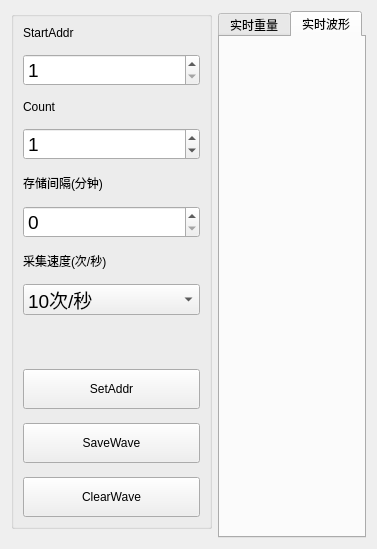
      <widget class="QWidget" name="tab_5">
       <attribute name="title">
        <string>wetAll</string>
       </attribute>
       <layout class="QHBoxLayout" name="horizontalLayout_11">
        <item>
         <widget class="QFrame" name="comframe_2">
          <property name="sizePolicy">
           <sizepolicy hsizetype="Fixed" vsizetype="Expanding">
            <horstretch>0</horstretch>
            <verstretch>0</verstretch>
           </sizepolicy>
          </property>
          <property name="minimumSize">
           <size>
            <width>201</width>
            <height>501</height>
           </size>
          </property>
          <property name="maximumSize">
           <size>
            <width>220</width>
            <height>50000</height>
           </size>
          </property>
          <property name="styleSheet">
           <string notr="true"/>
          </property>
          <property name="frameShape">
           <enum>QFrame::NoFrame</enum>
          </property>
          <property name="frameShadow">
           <enum>QFrame::Plain</enum>
          </property>
          <property name="lineWidth">
           <number>0</number>
          </property>
          <layout class="QVBoxLayout" name="verticalLayout_11">
           <property name="leftMargin">
            <number>0</number>
           </property>
           <property name="topMargin">
            <number>0</number>
           </property>
           <property name="rightMargin">
            <number>0</number>
           </property>
           <item>
            <widget class="QGroupBox" name="groupBox_12">
             <property name="sizePolicy">
              <sizepolicy hsizetype="Expanding" vsizetype="Preferred">
               <horstretch>0</horstretch>
               <verstretch>0</verstretch>
              </sizepolicy>
             </property>
             <property name="minimumSize">
              <size>
               <width>161</width>
               <height>200</height>
              </size>
             </property>
             <property name="maximumSize">
              <size>
               <width>250</width>
               <height>700</height>
              </size>
             </property>
             <property name="styleSheet">
              <string notr="true"/>
             </property>
             <property name="title">
              <string/>
             </property>
             <layout class="QVBoxLayout" name="verticalLayout_13">
              <property name="spacing">
               <number>14</number>
              </property>
              <item>
               <widget class="QLabel" name="label_18">
                <property name="text">
                 <string>StartAddr</string>
                </property>
               </widget>
              </item>
              <item>
               <widget class="QSpinBox" name="edtStartAddr">
                <property name="font">
                 <font>
                  <family>Arial</family>
                  <pointsize>14</pointsize>
                 </font>
                </property>
                <property name="minimum">
                 <number>1</number>
                </property>
                <property name="maximum">
                 <number>32</number>
                </property>
               </widget>
              </item>
              <item>
               <widget class="QLabel" name="label_19">
                <property name="text">
                 <string>Count</string>
                </property>
               </widget>
              </item>
              <item>
               <widget class="QSpinBox" name="edtAddrCount">
                <property name="font">
                 <font>
                  <family>Arial</family>
                  <pointsize>14</pointsize>
                 </font>
                </property>
                <property name="maximum">
                 <number>32</number>
                </property>
                <property name="value">
                 <number>1</number>
                </property>
               </widget>
              </item>
              <item>
               <widget class="QLabel" name="label_21">
                <property name="text">
                 <string>存储间隔(分钟)</string>
                </property>
               </widget>
              </item>
              <item>
               <widget class="QSpinBox" name="edtSaveTime">
                <property name="font">
                 <font>
                  <family>Arial</family>
                  <pointsize>14</pointsize>
                 </font>
                </property>
               </widget>
              </item>
              <item>
               <widget class="QLabel" name="label_20">
                <property name="text">
                 <string>采集速度(次/秒)</string>
                </property>
               </widget>
              </item>
              <item>
               <widget class="QComboBox" name="cbxAcqSpan">
                <property name="font">
                 <font>
                  <family>Arial</family>
                  <pointsize>14</pointsize>
                 </font>
                </property>
                <item>
                 <property name="text">
                  <string>10次/秒</string>
                 </property>
                </item>
                <item>
                 <property name="text">
                  <string>5次/秒</string>
                 </property>
                </item>
                <item>
                 <property name="text">
                  <string>1次/秒</string>
                 </property>
                </item>
               </widget>
              </item>
              <item>
               <spacer name="verticalSpacer_3">
                <property name="orientation">
                 <enum>Qt::Vertical</enum>
                </property>
                <property name="sizeHint" stdset="0">
                 <size>
                  <width>20</width>
                  <height>40</height>
                 </size>
                </property>
               </spacer>
              </item>
              <item>
               <widget class="QPushButton" name="btnSetAddr">
                <property name="minimumSize">
                 <size>
                  <width>0</width>
                  <height>40</height>
                 </size>
                </property>
                <property name="text">
                 <string>SetAddr</string>
                </property>
               </widget>
              </item>
              <item>
               <widget class="QPushButton" name="btnSaveWave">
                <property name="minimumSize">
                 <size>
                  <width>0</width>
                  <height>40</height>
                 </size>
                </property>
                <property name="text">
                 <string>SaveWave</string>
                </property>
               </widget>
              </item>
              <item>
               <widget class="QPushButton" name="btnClear">
                <property name="minimumSize">
                 <size>
                  <width>0</width>
                  <height>40</height>
                 </size>
                </property>
                <property name="text">
                 <string>ClearWave</string>
                </property>
               </widget>
              </item>
             </layout>
            </widget>
           </item>
          </layout>
         </widget>
        </item>
        <item>
         <widget class="QTabWidget" name="tabWidget_2">
          <property name="currentIndex">
           <number>1</number>
          </property>
          <widget class="QWidget" name="tab_6">
           <attribute name="title">
            <string>实时重量</string>
           </attribute>
           <layout class="QHBoxLayout" name="horizontalLayout_13">
            <item>
             <widget class="QGroupBox" name="gbDevices">
              <property name="styleSheet">
               <string notr="true">background-color: rgb(95, 95, 95);</string>
              </property>
              <property name="title">
               <string/>
              </property>
              <layout class="QVBoxLayout" name="verticalLayout_14"/>
             </widget>
            </item>
           </layout>
          </widget>
          <widget class="QWidget" name="tab_7">
           <attribute name="title">
            <string>实时波形</string>
           </attribute>
           <layout class="QVBoxLayout" name="verticalLayout_15">
            <item>
             <widget class="QCustomPlot" name="rtplot" native="true">
              <property name="sizePolicy">
               <sizepolicy hsizetype="Preferred" vsizetype="Expanding">
                <horstretch>0</horstretch>
                <verstretch>0</verstretch>
               </sizepolicy>
              </property>
             </widget>
            </item>
           </layout>
          </widget>
         </widget>
        </item>
       </layout>
      </widget>
